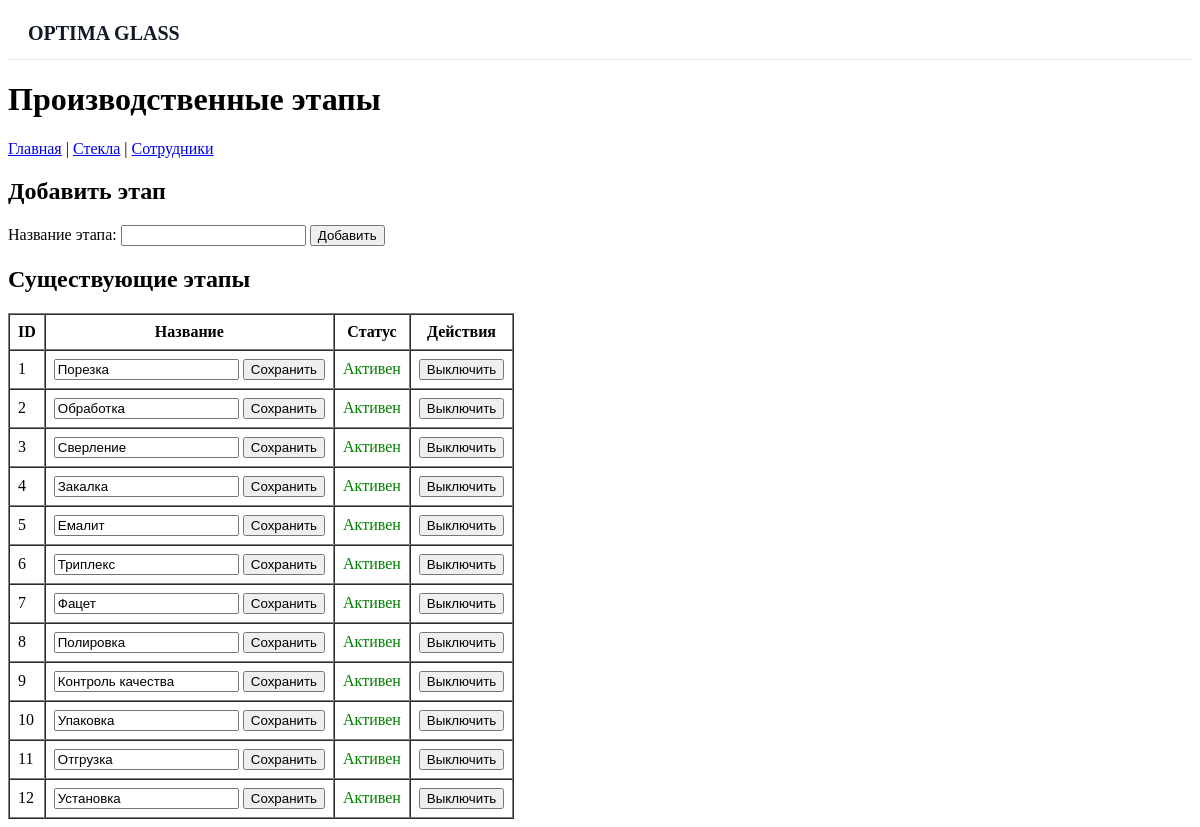
The app's page /admin/stages.php (signed in), older data.
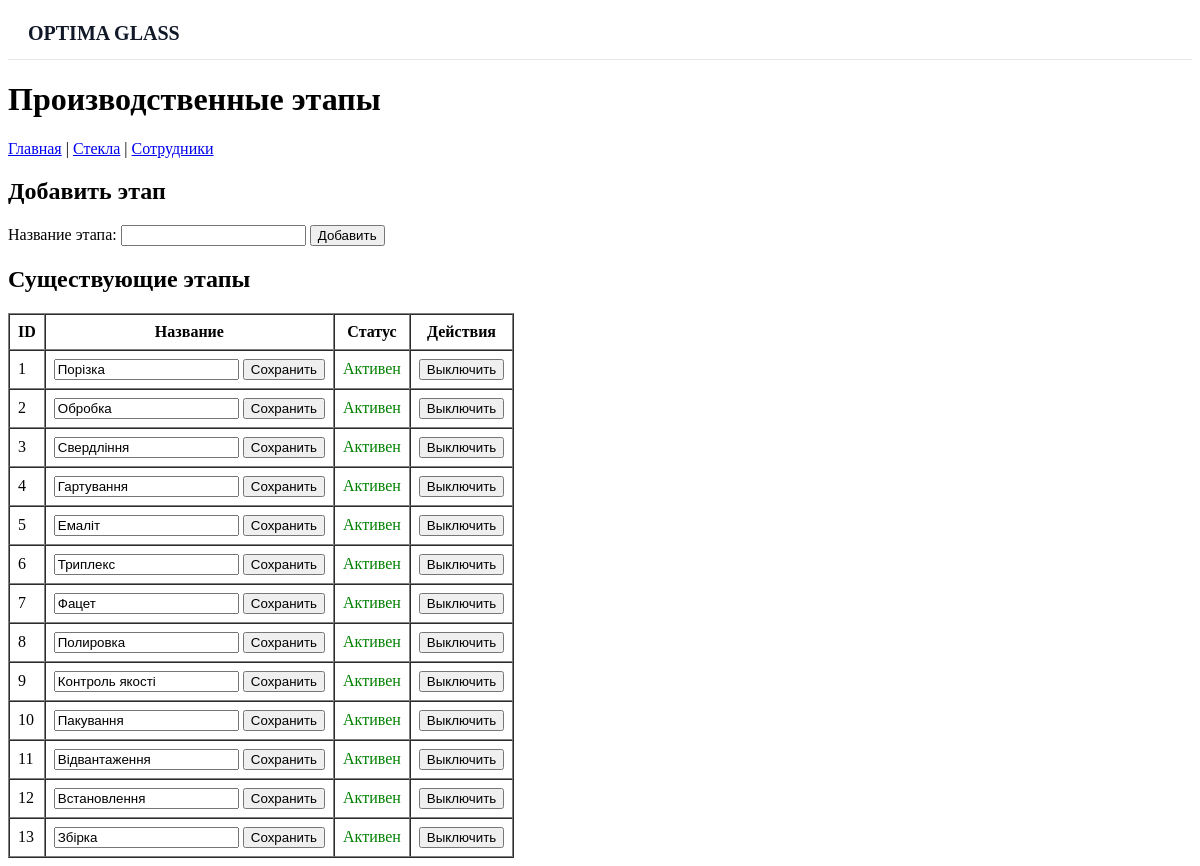
The same page, newer data.
### tables this page shows
CREATE TABLE production_stages (
    id INTEGER PRIMARY KEY AUTOINCREMENT,
    name TEXT NOT NULL UNIQUE,
    active INTEGER NOT NULL DEFAULT 1,
    created_at TEXT NOT NULL DEFAULT CURRENT_TIMESTAMP
, execution_mode TEXT NOT NULL DEFAULT 'single');

### public/admin/stages.php (the view, shortened to what this page needs)
<?php
require __DIR__ . '/../../src/db.php';
$stmt = $db->query("
    SELECT id, name, active, created_at
    FROM production_stages
    ORDER BY id
");
$stages = $stmt->fetchAll();
?>
<!DOCTYPE html>
<html lang="ru">
<head>
</head>
<body>
<?php require __DIR__ . '/../../src/partials/header.php'; ?>
<h1>Производственные этапы</h1>
<p>
    <a href="/">Главная</a> |
    <a href="/glasses.php">Стекла</a> |
    <a href="/employees.php">Сотрудники</a>
</p>
<h2>Добавить этап</h2>
<form method="post">
    <label>
        Название этапа:
        <input
            type="text"
            name="name"
            required
        >
    </label>
    <button type="submit">
        Добавить
    </button>
</form>
<h2>Существующие этапы</h2>
<table border="1" cellpadding="8" cellspacing="0">
    <thead>
        <tr>
            <th>ID</th>
            <th>Название</th>
            <th>Статус</th>
            <th>Действия</th>
        </tr>
    </thead>
    <tbody>
    <?php foreach ($stages as $stage): ?>
        <tr>
            <td>
                <?= (int) $stage['id'] ?>
            </td>
            <td>
                <form method="post">
                    <input
                        type="text"
                        name="name"
                        value="<?= htmlspecialchars($stage['name'], ENT_QUOTES, 'UTF-8') ?>"
                        required
                    >
                    <button type="submit">
                        Сохранить
                    </button>
                </form>
            </td>
            <td>
                <?php if ((int) $stage['active'] === 1): ?>
                    <span style="color: green;">
                        Активен
                    </span>
                <?php else: ?>
                    <span style="color: gray;">
                        Выключен
                    </span>
                <?php endif; ?>
            </td>
            <td>
                <form method="post">
                    <button type="submit">
                        <?php if ((int) $stage['active'] === 1): ?>
                            Выключить
                        <?php else: ?>
                            Включить
                        <?php endif; ?>
                    </button>
                </form>
            </td>
        </tr>
    <?php endforeach; ?>
    </tbody>
</table>
</body>
</html>

### src/partials/header.php (shortened to what this page needs)
<header class="app-header">
    <div class="app-header-inner">
        <div class="app-topbar">
            <a
                href="/"
                class="app-brand"
            >
                OPTIMA GLASS
            </a>
        </div>
    </div>
</header>

### src/partials/header.php (style rules this page uses)
.app-header { background: #ffffff; border-bottom: 1px solid #e5e7eb; }
.app-header-inner { max-width: 1400px; margin: 0 auto; padding: 14px 20px; }
.app-topbar { display: flex; justify-content: space-between; align-items: center; gap: 20px; }
.app-brand { color: #111827; text-decoration: none; font-size: 20px; font-weight: 800; white-space: nowrap; }

Row changes from the older to the newer data that the page shows:
changed production_stages id 1: name "Порезка" → "Порізка"
changed production_stages id 2: name "Обработка" → "Обробка"
changed production_stages id 3: name "Сверление" → "Свердління"
changed production_stages id 4: name "Закалка" → "Гартування"
changed production_stages id 5: name "Емалит" → "Емаліт"
changed production_stages id 9: name "Контроль качества" → "Контроль якості"
changed production_stages id 10: name "Упаковка" → "Пакування"
changed production_stages id 11: name "Отгрузка" → "Відвантаження"
changed production_stages id 12: name "Установка" → "Встановлення"
added production_stages: id "13", name "Збірка", active "Активен"
